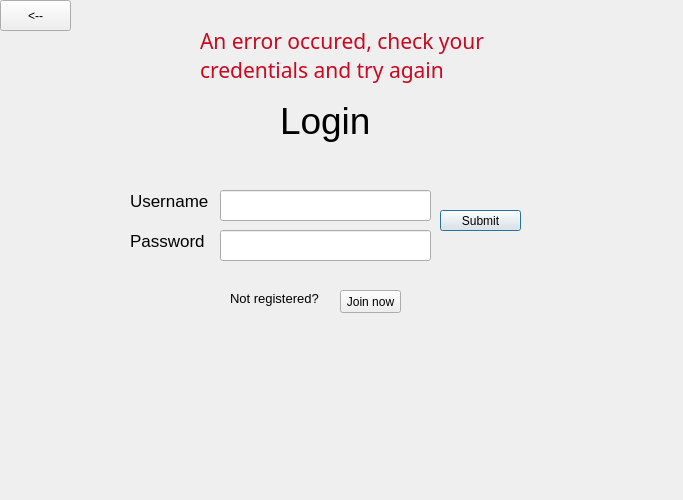
<?xml version="1.0" encoding="UTF-8"?>
<ui version="4.0">
 <class>Form</class>
 <widget class="QWidget" name="Form">
  <property name="geometry">
   <rect>
    <x>0</x>
    <y>0</y>
    <width>683</width>
    <height>500</height>
   </rect>
  </property>
  <property name="windowTitle">
   <string>Form</string>
  </property>
  <widget class="QLabel" name="label">
   <property name="geometry">
    <rect>
     <x>280</x>
     <y>90</y>
     <width>121</width>
     <height>61</height>
    </rect>
   </property>
   <property name="font">
    <font>
     <pointsize>28</pointsize>
    </font>
   </property>
   <property name="text">
    <string>Login</string>
   </property>
  </widget>
  <widget class="QLabel" name="label_2">
   <property name="geometry">
    <rect>
     <x>130</x>
     <y>180</y>
     <width>81</width>
     <height>41</height>
    </rect>
   </property>
   <property name="font">
    <font>
     <pointsize>13</pointsize>
    </font>
   </property>
   <property name="text">
    <string>Username</string>
   </property>
  </widget>
  <widget class="QLabel" name="label_3">
   <property name="geometry">
    <rect>
     <x>130</x>
     <y>220</y>
     <width>81</width>
     <height>41</height>
    </rect>
   </property>
   <property name="font">
    <font>
     <pointsize>13</pointsize>
    </font>
   </property>
   <property name="text">
    <string>Password</string>
   </property>
  </widget>
  <widget class="QPushButton" name="tostart">
   <property name="geometry">
    <rect>
     <x>0</x>
     <y>0</y>
     <width>71</width>
     <height>31</height>
    </rect>
   </property>
   <property name="text">
    <string>&lt;--</string>
   </property>
   <property name="flat">
    <bool>false</bool>
   </property>
  </widget>
  <widget class="QPushButton" name="submit">
   <property name="geometry">
    <rect>
     <x>440</x>
     <y>210</y>
     <width>81</width>
     <height>21</height>
    </rect>
   </property>
   <property name="text">
    <string>Submit</string>
   </property>
   <property name="autoDefault">
    <bool>true</bool>
   </property>
   <property name="default">
    <bool>true</bool>
   </property>
  </widget>
  <widget class="QPushButton" name="toregister">
   <property name="geometry">
    <rect>
     <x>340</x>
     <y>290</y>
     <width>61</width>
     <height>23</height>
    </rect>
   </property>
   <property name="text">
    <string>Join now</string>
   </property>
  </widget>
  <widget class="QLabel" name="label_4">
   <property name="geometry">
    <rect>
     <x>230</x>
     <y>290</y>
     <width>91</width>
     <height>16</height>
    </rect>
   </property>
   <property name="font">
    <font>
     <pointsize>10</pointsize>
    </font>
   </property>
   <property name="text">
    <string>Not registered?</string>
   </property>
  </widget>
  <widget class="QLineEdit" name="username">
   <property name="geometry">
    <rect>
     <x>220</x>
     <y>190</y>
     <width>211</width>
     <height>31</height>
    </rect>
   </property>
  </widget>
  <widget class="QLineEdit" name="password">
   <property name="geometry">
    <rect>
     <x>220</x>
     <y>230</y>
     <width>211</width>
     <height>31</height>
    </rect>
   </property>
  </widget>
  <widget class="QLabel" name="errormessage">
   <property name="geometry">
    <rect>
     <x>200</x>
     <y>20</y>
     <width>291</width>
     <height>71</height>
    </rect>
   </property>
   <property name="font">
    <font>
     <family>Mongolian Baiti</family>
     <pointsize>16</pointsize>
     <weight>50</weight>
     <italic>false</italic>
     <bold>false</bold>
     <underline>false</underline>
     <strikeout>false</strikeout>
     <kerning>true</kerning>
    </font>
   </property>
   <property name="acceptDrops">
    <bool>true</bool>
   </property>
   <property name="autoFillBackground">
    <bool>false</bool>
   </property>
   <property name="text">
    <string>&lt;html&gt;&lt;head/&gt;&lt;body&gt;&lt;p&gt;&lt;span style=&quot; color:#c80922;&quot;&gt;An error occured, check your credentials and try again&lt;/span&gt;&lt;/p&gt;&lt;/body&gt;&lt;/html&gt;</string>
   </property>
   <property name="textFormat">
    <enum>Qt::AutoText</enum>
   </property>
   <property name="scaledContents">
    <bool>true</bool>
   </property>
   <property name="wordWrap">
    <bool>true</bool>
   </property>
  </widget>
 </widget>
 <resources/>
 <connections/>
</ui>
